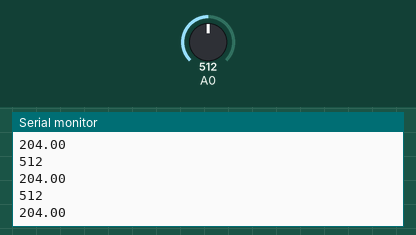
This sketch was run on a simulated Arduino Uno, built with avr-gcc and run on an emulated ATmega328P. Shown: the last lines printed to the serial monitor. The test bench sets the inputs (shaded band); at power-on: A0 = 512.

Above: at 1.2 s.
1.3 s: A0 set to 716
At 2.2 s:
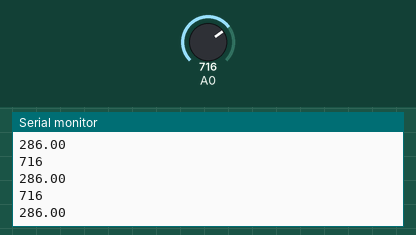
2.8 s: A0 set to 900
At 3.6 s:
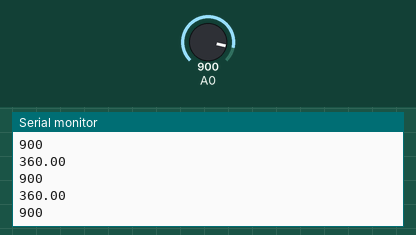
Timing chart, 0 to 5.8 s (numbered marks = the images above; inputs shaded):
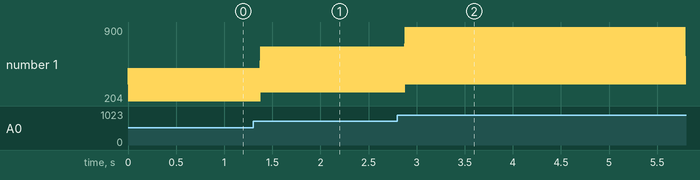

Measured:
- after the input at 1.3 s, the serial monitor: prints a new line after 0.08 s (image 1)
- after the input at 2.8 s, the serial monitor: prints a new line after 0.08 s (image 2)
- plotted number 1: 512 → 716 after the input at 1.3 s, 716 → 360 after the input at 2.8 s

The sketch:

Lm_transistor.ino
```cpp
void setup() {
  // put your setup code here, to run once:
pinMode(A0,INPUT);
Serial.begin(9600);
}

void loop() {
  // put your main code here, to run repeatedly:
  /*
  eq for volt
  5v-1024
  ?-x
  i.e y=(x*5*1000)/1024) |1000 for conversion in mv
  eq for temp in celcius
  10v-1 deg
  y v-z deg
  z=y/10
  */
int x=analogRead(A0);
Serial.println(x);
float y = ((5000/1024)*x)/10;
Serial.println(y);
}
```
